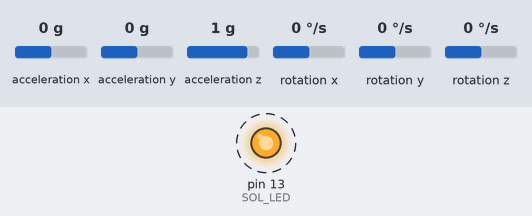
A sketch run on a simulated Arduino Uno, built with avr-gcc and run on an emulated ATmega328P. Shown: output pins drawn as LEDs (lit = HIGH). Dashed ring = blinking. The test bench sets the inputs (shaded band); at power-on: acceleration x 0 g, acceleration y 0 g, acceleration z 1 g, rotation x 0 °/s, rotation y 0 °/s, rotation z 0 °/s. What the sketch prints to the serial monitor is not drawn.

Above: at 0.5 s.
Timing chart, 0 to 4.6 s (numbered marks = the images above):
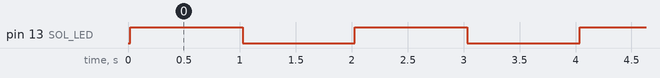

Measured:
- by itself, pin 13 (SOL_LED): alternates HIGH for 1.0 s and LOW for 1.0 s

The sketch:

sketch_leo_mpu_mpu.ino
```cpp
#include <Wire.h>
#include <I2Cdev.h>
#include <MPU6050.h>

#define BAUDRATE  38400
#define SOL_LED   13

MPU6050 mpu;
int16_t ax, ay, az;
int16_t gx, gy, gz;

bool blinkState = false;

void setup()
{
  pinMode(SOL_LED, OUTPUT);
  Wire.begin();

  Serial.begin(BAUDRATE);
  while (!Serial)
  {
    digitalWrite(SOL_LED, LOW);
    delay(1000);
    digitalWrite(SOL_LED, HIGH);
    delay(1000);
  }
  Serial.print("Serial COM Initialization ... ");
  Serial.println("done");

  Serial.println("Initialize I2C device ...");
  mpu.initialize();
  Serial.print("Testing MPU connection ... ");
  Serial.println(mpu.testConnection() ? "OK" : "FAIL");
}

void loop()
{
  mpu.getMotion6(&ax, &ay, &az, &gx, &gy, &gz);
  Serial.print("ax: "); Serial.print(ax); Serial.print("\tay: "); Serial.print(ay); Serial.print("\taz: "); Serial.println(az);
  Serial.print("gx: "); Serial.print(gx); Serial.print("\tgy: "); Serial.print(gy); Serial.print("\tgz: "); Serial.println(gz);
  Serial.println();

  blinkState = !blinkState;
  digitalWrite(SOL_LED, blinkState);

  delay(1000);
}
```
